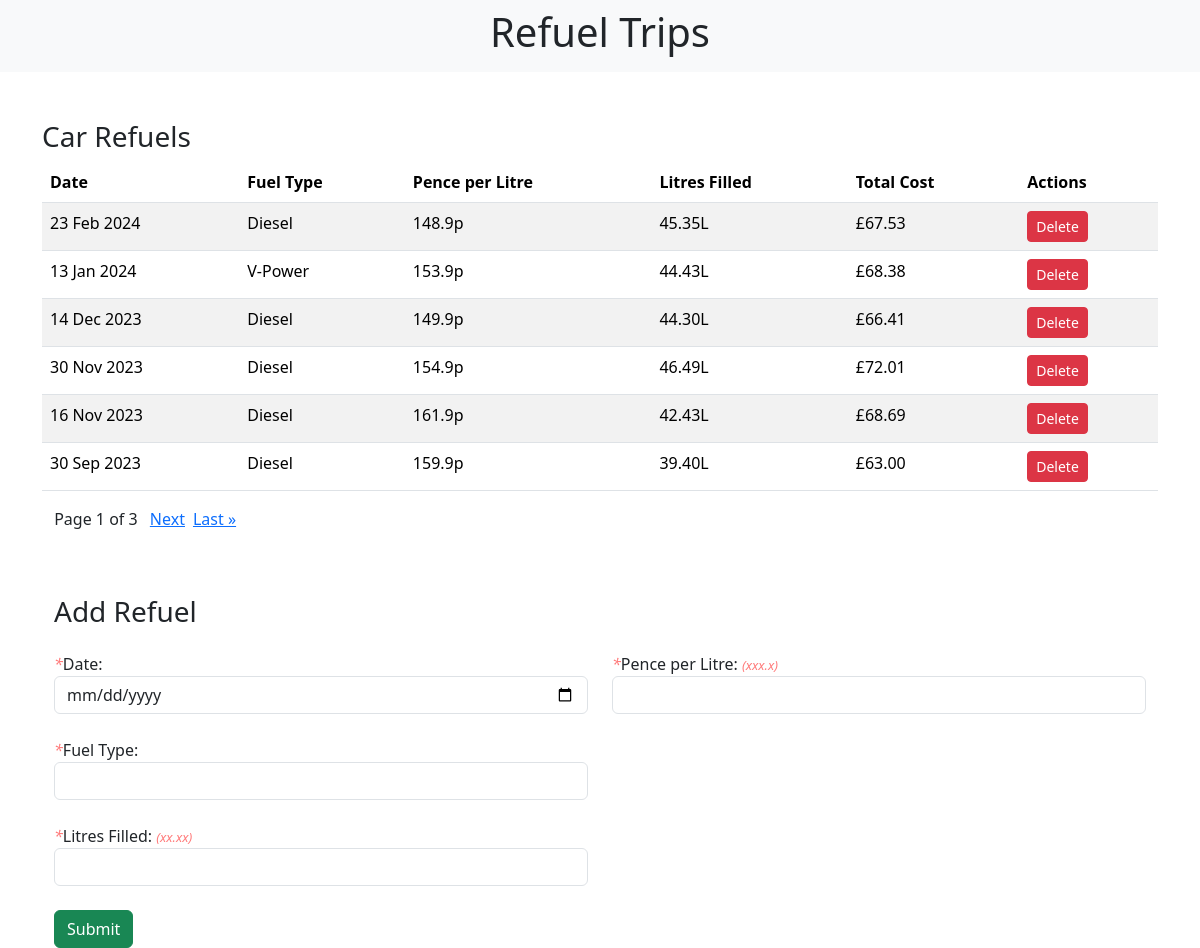
The page / on the database its author committed.
### refuels/models.py (models this page shows, shortened)
class RefuelSession(models.Model):
    date = models.DateField()
    fuel_type = models.CharField(max_length=20)
    pence_per_litre = models.DecimalField(max_digits=4, decimal_places=1)
    litres_filled = models.DecimalField(max_digits=5, decimal_places=2)
    total_cost = models.DecimalField(max_digits=5, decimal_places=2)

### refuels/views.py (the view)
# urls.py: path('', include('refuels.urls')),
def refuels(request):
    items = RefuelSession.objects.order_by('-date')  # Sort by date from newest to oldest
    paginator = Paginator(items, 6)
    page = request.GET.get('page')
    try:
        refuels = paginator.page(page)
    except PageNotAnInteger:
        refuels = paginator.page(1)
    except EmptyPage:
        refuels = paginator.page(paginator.num_pages)
    if request.method == 'DELETE':
        refuel_id = request.POST.get('refuel_id')
        refuel = get_object_or_404(RefuelSession, pk=refuel_id)
        refuel.delete()
        return JsonResponse({'message': 'Refuel session deleted successfully'}, status=200)
    elif request.method == 'POST':
        form = RefuelForm(request.POST)
        if form.is_valid():
            form.save()
            return HttpResponseRedirect('/')
    else:
        form = RefuelForm()
    return render(request, 'refuel_form.html', {'form': form, 'refuels': refuels})

### refuels/forms.py
class RefuelForm(forms.ModelForm):
    class Meta:
        model = RefuelSession
        fields = ['date', 'fuel_type', 'pence_per_litre', 'litres_filled']

### refuels/templates/refuel_form.html (shortened to what this page needs)
{% extends 'base.html' %}
{% block content %}
<br><br>
    <div class="table-responsive">
        <h3>Car Refuels</h3>
        <table class="table table-striped">
            <thead>
                <tr>
                    <th>Date</th>
                    <th>Fuel Type</th>
                    <th>Pence per Litre</th>
                    <th>Litres Filled</th>
                    <th>Total Cost</th>
                    <th>Actions</th>
                </tr>
            </thead>
            <tbody>
                {% for refuel in refuels|dictsortreversed:"date" %}
                    <tr>
                        <td>{{ refuel.date|date:'d M Y' }}</td>
                        <td>{{ refuel.fuel_type }}</td>
                        <td>{{ refuel.pence_per_litre }}p</td>
                        <td>{{ refuel.litres_filled }}L</td>
                        <td>£{{ refuel.total_cost }}</td>
                        <td>
                            <button class="btn btn-danger btn-sm delete-refuel" data-refuel-id="{{ refuel.id }}" data-csrf-token="{{ csrf_token }}">Delete</button>
                        </td>
                    </tr>
                {% endfor %}
            </tbody>
        </table>
    </div>
    <div class="pagination">
        <p class="step-links">
            <p class="current">
                &ensp; Page {{ refuels.number }} of {{ refuels.paginator.num_pages }} &ensp;
            </p>
            {% if refuels.has_next %}
                <a href="?page={{ refuels.next_page_number }}">Next</a> &ensp;
                <a href="?page={{ refuels.paginator.num_pages }}">Last &raquo;</a>
            {% endif %}
        </p>
    </div>
    <div class="container mt-5">
        <h3 class="mb-4">Add Refuel</h3>
        <form method="post">
            <div class="row">
                <div class="col-md-6">
                    <div class="form-group">
                        <label for="date"><span>*</span>Date:</label>
                        <input type="date" class="form-control" id="date" name="date">
                        <br>
                    </div>
                    <div class="form-group">
                        <label for="fuel_type"><span>*</span>Fuel Type:</label>
                        <input type="text" class="form-control" id="fuel_type" name="fuel_type">
                        <br>
                    </div>
                    <div class="form-group">
                        <label for="litres_filled"><span>*</span>Litres Filled: <span class="field-hint">(xx.xx)</span></label>
                        <input type="number" class="form-control" id="litres_filled" name="litres_filled" step="0.01">
                        <br>
                    </div>
                </div>
                <div class="col-md-6">
                    <div class="form-group">
                        <label for="pence_per_litre"><span>*</span>Pence per Litre: <span class="field-hint">(xxx.x)</span></label>
                        <input type="number" class="form-control" id="pence_per_litre" name="pence_per_litre" step="0.01">
                        <br>
                    </div>
                </div>
            </div>
            <button type="submit" class="btn btn-success">Submit</button>
        </form>
    </div>
{% endblock %}

### refuels/templates/base.html (style rules this page uses)
span { color: #ff7a7a; font-style: italic; }
.field-hint { font-size: small; }

### rows shown on the page
RefuelSession: date "23 Feb 2024", fuel_type "Diesel", pence_per_litre "148.9", litres_filled "45.35", total_cost "67.53"
RefuelSession: date "13 Jan 2024", fuel_type "V-Power", pence_per_litre "153.9", litres_filled "44.43", total_cost "68.38"
RefuelSession: date "14 Dec 2023", fuel_type "Diesel", pence_per_litre "149.9", litres_filled "44.30", total_cost "66.41"
RefuelSession: date "30 Nov 2023", fuel_type "Diesel", pence_per_litre "154.9", litres_filled "46.49", total_cost "72.01"
RefuelSession: date "16 Nov 2023", fuel_type "Diesel", pence_per_litre "161.9", litres_filled "42.43", total_cost "68.69"
RefuelSession: date "30 Sep 2023", fuel_type "Diesel", pence_per_litre "159.9", litres_filled "39.40", total_cost "63.00"

### other values the page prints
{{ refuels.number }} "1"
{{ refuels.paginator.num_pages }} "3"
